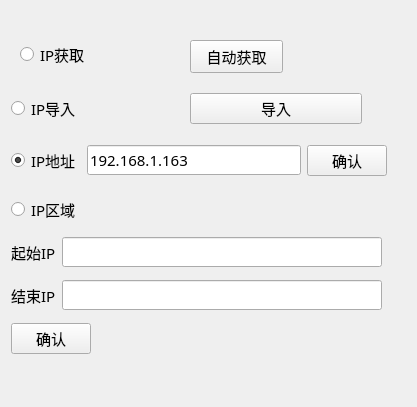
<?xml version="1.0" encoding="UTF-8"?>
<ui version="4.0">
 <class>Up_IpsWid</class>
 <widget class="QWidget" name="Up_IpsWid">
  <property name="geometry">
   <rect>
    <x>0</x>
    <y>0</y>
    <width>417</width>
    <height>407</height>
   </rect>
  </property>
  <property name="maximumSize">
   <size>
    <width>430</width>
    <height>16777215</height>
   </size>
  </property>
  <property name="font">
   <font>
    <family>微软雅黑</family>
    <pointsize>11</pointsize>
   </font>
  </property>
  <property name="windowTitle">
   <string>Form</string>
  </property>
  <widget class="QRadioButton" name="ipsRadio">
   <property name="geometry">
    <rect>
     <x>11</x>
     <y>195</y>
     <width>371</width>
     <height>28</height>
    </rect>
   </property>
   <property name="text">
    <string>IP区域</string>
   </property>
  </widget>
  <widget class="QWidget" name="widget" native="true">
   <property name="geometry">
    <rect>
     <x>11</x>
     <y>230</y>
     <width>371</width>
     <height>133</height>
    </rect>
   </property>
   <layout class="QVBoxLayout" name="verticalLayout_2">
    <item>
     <layout class="QHBoxLayout" name="horizontalLayout_5">
      <item>
       <widget class="QLabel" name="label">
        <property name="text">
         <string>起始IP</string>
        </property>
       </widget>
      </item>
      <item>
       <widget class="QLineEdit" name="startEdit"/>
      </item>
     </layout>
    </item>
    <item>
     <layout class="QHBoxLayout" name="horizontalLayout_6">
      <item>
       <widget class="QLabel" name="label_2">
        <property name="text">
         <string>结束IP</string>
        </property>
       </widget>
      </item>
      <item>
       <widget class="QLineEdit" name="endEdit"/>
      </item>
     </layout>
    </item>
    <item>
     <widget class="QPushButton" name="ipsBtn">
      <property name="sizePolicy">
       <sizepolicy hsizetype="Fixed" vsizetype="Fixed">
        <horstretch>0</horstretch>
        <verstretch>0</verstretch>
       </sizepolicy>
      </property>
      <property name="text">
       <string>确认</string>
      </property>
     </widget>
    </item>
   </layout>
  </widget>
  <widget class="QRadioButton" name="getRadio">
   <property name="geometry">
    <rect>
     <x>20</x>
     <y>40</y>
     <width>79</width>
     <height>28</height>
    </rect>
   </property>
   <property name="text">
    <string>IP获取</string>
   </property>
  </widget>
  <widget class="QPushButton" name="getBtn">
   <property name="geometry">
    <rect>
     <x>190</x>
     <y>40</y>
     <width>93</width>
     <height>33</height>
    </rect>
   </property>
   <property name="text">
    <string>自动获取</string>
   </property>
  </widget>
  <widget class="QWidget" name="layoutWidget">
   <property name="geometry">
    <rect>
     <x>11</x>
     <y>91</y>
     <width>351</width>
     <height>35</height>
    </rect>
   </property>
   <layout class="QHBoxLayout" name="horizontalLayout">
    <item>
     <widget class="QRadioButton" name="exportRadio">
      <property name="text">
       <string>IP导入</string>
      </property>
     </widget>
    </item>
    <item>
     <widget class="QPushButton" name="exportBtn">
      <property name="text">
       <string>导入</string>
      </property>
     </widget>
    </item>
   </layout>
  </widget>
  <widget class="QWidget" name="layoutWidget">
   <property name="geometry">
    <rect>
     <x>11</x>
     <y>143</y>
     <width>376</width>
     <height>35</height>
    </rect>
   </property>
   <layout class="QHBoxLayout" name="horizontalLayout_2">
    <item>
     <widget class="QRadioButton" name="ipRadio">
      <property name="text">
       <string>IP地址</string>
      </property>
      <property name="checked">
       <bool>true</bool>
      </property>
     </widget>
    </item>
    <item>
     <widget class="QLineEdit" name="ipEdit">
      <property name="text">
       <string>192.168.1.163</string>
      </property>
     </widget>
    </item>
    <item>
     <widget class="QPushButton" name="ipBtn">
      <property name="text">
       <string>确认</string>
      </property>
     </widget>
    </item>
   </layout>
  </widget>
 </widget>
 <resources/>
 <connections/>
</ui>
